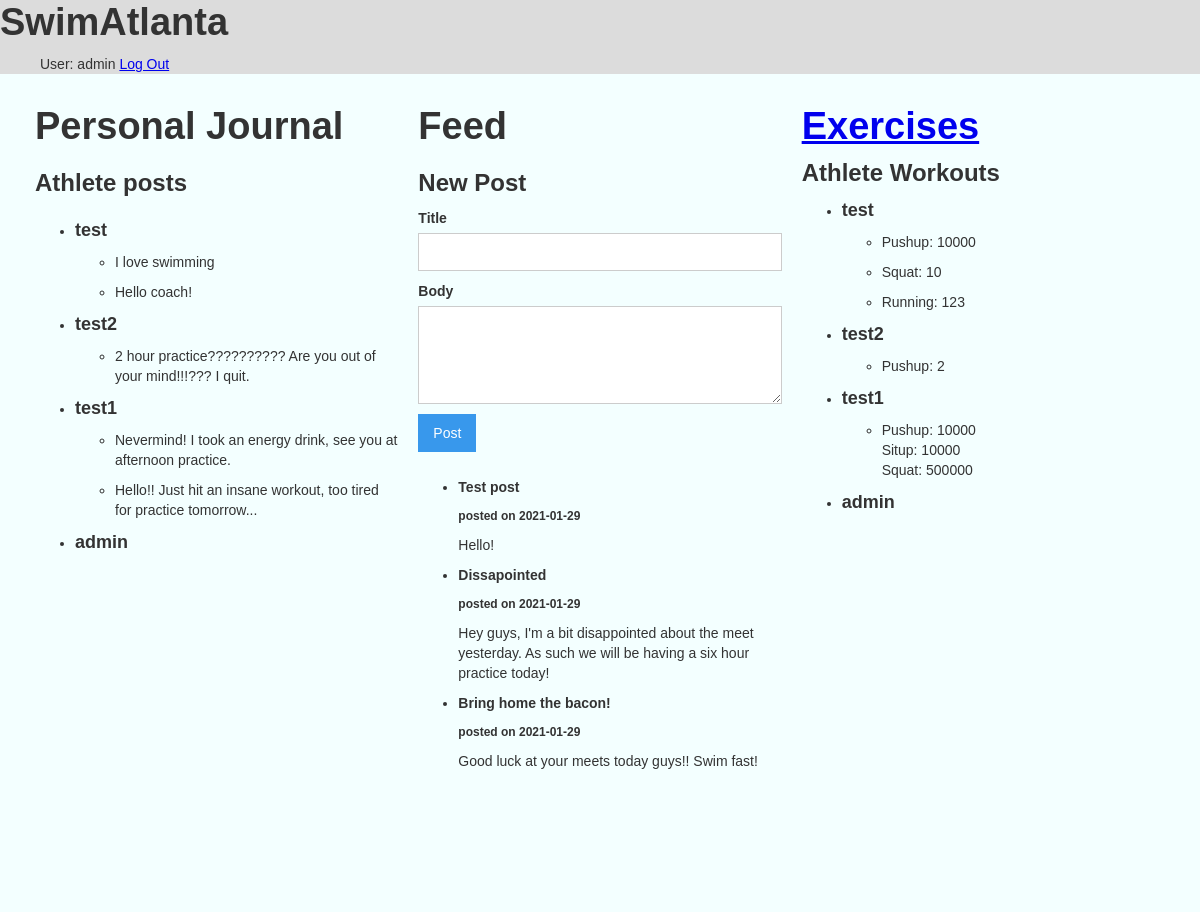
Screenshot of /home/coachHome (signed in) with the database file from the repository.
### tables this page shows
CREATE TABLE user (
  id INTEGER PRIMARY KEY AUTOINCREMENT,
  username TEXT UNIQUE NOT NULL,
  password TEXT NOT NULL,
  isCoach INTEGER DEFAULT 0,
  tags TEXT 
);

CREATE TABLE journalPosts (
    id INTEGER PRIMARY KEY AUTOINCREMENT,
    created TIMESTAMP NOT NULL DEFAULT CURRENT_TIMESTAMP,
    author_id INTEGER NOT NULL,
    body TEXT NOT NULL,
    FOREIGN KEY (author_id) REFERENCES user (id)
);

CREATE TABLE feedPosts (
    id INTEGER PRIMARY KEY AUTOINCREMENT,
    created TIMESTAMP NOT NULL DEFAULT CURRENT_TIMESTAMP,
    title TEXT NOT NULL,
    body TEXT NOT NULL,
    tag TEXT NOT NULL DEFAULT main
);

CREATE TABLE userWorkout (
    id INTEGER PRIMARY KEY AUTOINCREMENT,
    created TIMESTAMP NOT NULL DEFAULT CURRENT_TIMESTAMP,
    title TEXT NOT NULL,
    descript TEXT NOT NULL,
    author_id INTEGER NOT NULL,
    bodyData TEXT NOT NULL,
    FOREIGN KEY (author_id) REFERENCES user (id)

);

### website/coachHome.py (the view, shortened to what this page needs)
@bp.route('/home/coachHome', methods=('GET', 'POST'))
@login_required
def coachHome():
    db = get_db()
    if session["isCoach"] == 0:
        return redirect(url_for("home.home"))
    userList = db.execute(
        "SELECT id, username, isCoach"
        " FROM user"
        " ORDER BY id DESC"
    )
    feedPosts = db.execute(
        "SELECT title, body, created"
        " FROM feedPosts"
        " ORDER BY created DESC"
    ).fetchall()
    journalPosts = db.execute(
        'SELECT p.id, body, created, author_id, username'
        ' FROM journalPosts p JOIN user u ON p.author_id = u.id'
        ' ORDER BY created DESC'
    ).fetchall()
    exercises = db.execute(
        "SELECT title, descript"
        " From exercises"
        " ORDER BY title"
    ).fetchall()
    workouts = db.execute(
        "SELECT id, title, descript, author_id, bodyData"
        " From userWorkout"
        " ORDER BY created"
    ).fetchall()
    return render_template('home/coachHome.html', feedPosts=feedPosts,
                           journalPosts=journalPosts, exercises=exercises,
                           userList=list(userList), workouts=workouts)

### website/auth.py (called while the page is built)
@bp.before_app_request
def load_logged_in_user():
    user_id = session.get("user_id")
    if user_id is None:
        g.user = None
    else:
        g.user = (
            get_db().execute("SELECT * FROM user WHERE id = ?", (user_id,)).fetchone()
        )

def login_required(view):
    @functools.wraps(view)
    def wrapped_view(**kwargs):
        if g.user is None:
            return redirect(url_for('auth.login'))
        return view(**kwargs)
    return wrapped_view

### website/db.py (called while the page is built)
def get_db():
    if "db" not in g:
        g.db = sqlite3.connect(
            current_app.config["DATABASE"], detect_types=sqlite3.PARSE_DECLTYPES
        )
        g.db.row_factory = sqlite3.Row
    return g.db

### website/templates/home/coachHome.html (shortened to what this page needs)
{% extends 'base.html' %}
{% block content %}
<html>
<body style="background-color: #F3FFFF;">
    <div class="section">
        <div class="columns w-row">
            <div class="column-3 w-col w-col-4">
                <div>
                    <h1 class="heading-4">Personal Journal</h1>
                </div>
                <div>
                    <div class="div-block-3">
                        <h3>Athlete posts</h3>
                    </div>
                    <div class="div-block-2"  style="max-height: 100%;">
                        <ul role="list" class="list" style="overflow: auto; height: 700px;">
                            {% for user in userList %}
                            <div >
                                <li class="list-item">
                                    <h4 onclick="myFunction('{{user.username}}')">{{ user['username'] }}</h4>
                                    <div id={{user.username}} style="display: block;">
                                        <ul>
                                        {% for journal in journalPosts %}
                                            {% if journal['username'] == user['username'] %}
                                            <li>
                                                <p>{{ journal.body }}</p>
                                            </li>
                                            {% endif %}
                                        {% endfor %}
                                        </ul>
                                    </div>
                                </li>
                            </div>
                            {% endfor %}
                        </ul>
                    </div>
                </div>
            </div>
            <div class="column-2 w-col w-col-4">
                <div>
                    <div>
                        <h1 class="heading-3">Feed</h1>
                    </div>
                </div>
                <h3>New Post</h3>
                <div class="w-form">
                    <form method="post">
                        <label for="postTitle">Title</label>
                        <input name="postTitle" id="postTitle" required class="w-input">
                        <label for="postBody">Body</label>
                        <textarea name="postBody" id="postBody" rows="4" required class="w-input"></textarea>
                        <input type="submit" value="Post" class="w-button">
                    </form>
                </div>
                <div  style="max-height: 40%;">
                    <ul role="list" class="list-2" style="overflow: auto; height: 500px;">
                        {% for post in feedPosts %}
                        <li class="list-item">
                            <h5>{{ post['title'] }}</h5>
                            <h6>posted on {{ post['created'].strftime('%Y-%m-%d') }}</h6>
                            <p>{{ post['body'] }}</p>
                        </li>
                        {% endfor %}
                    </ul>
                </div>
            </div>
            <div class="column-4 w-col w-col-4">
                <div class="div-block-5">
                    <div class="div-block-4">
                        <div>
                            <h1 class="heading-2"><a href="{{ url_for('newExercise.newExercise') }}">Exercises</a></h1>
                        </div>
                        <div>
                            <h3 class="heading-2">Athlete Workouts</h3>
                        </div>
                        <div>
                        <ul>
                            {% for user in userList %}
                            <li>
                            <div>
                                <h4 onclick="myFunction('{{user.id}}')">{{ user['username'] }}</h4>
                                <div id={{user.id}}>
                                    <ul>
                                    {% for workout in workouts %}
                                        {% if workout['author_id'] == user['id']%}
                                            <li><p id="{{user.id}}  {{workout.id}}">{{ workout.descript }}</p></li>
                                        {% endif %}
                                    {% endfor %}
                                    </ul>
                                </div>
                            </div>
                            </li>
                            {% endfor %}
                        </ul>
                        </div>
                    </div>
                </div>
            </div>
        </div>
    </div>
</body>
</html>
{% endblock %}

### website/templates/base.html (shortened to what this page needs)
<!doctype html>
<head>
    <link rel="stylesheet" href="{{ url_for('static', filename='styles.css') }}">
</head>
<nav style="background-color: gainsboro; padding-top: 0; margin-top: 0;">
    <h1 class="headerText">SwimAtlanta</h1>
    <ul>
        <div>
            {% if g.user %}
            <span>User: {{ g.user['username'] }}</span>
            <a href="{{ url_for('auth.logout') }}">Log Out</a>
                {% else %}
            <li><a href="{{ url_for('auth.register') }}">Register</a>
            <li><a href="{{ url_for('auth.login') }}">Log In</a>
            {% endif %}
        </div>
    </ul>
</nav>
<section class="content">
    {% block content %}{% endblock %}
</section>

### website/static/styles.css (style rules this page uses)
html { font-family: sans-serif; -ms-text-size-adjust: 100%; -webkit-text-size-adjust: 100% }
body { margin: 0 }
article,aside,details,figcaption,figure,footer,header,hgroup,main,menu,nav,section,summary { display: block }
a { background-color: transparent }
h1 { font-size: 2em; margin: .67em 0 }
button,input,optgroup,select,textarea { color: inherit; font: inherit; margin: 0 }
input { line-height: normal }
textarea { overflow: auto }
* { -webkit-box-sizing: border-box; -moz-box-sizing: border-box; box-sizing: border-box }
html { height: 100% }
body { margin: 0; min-height: 100%; background-color: #fff; font-family: Arial,sans-serif; font-size: 14px; line-height: 20px; color: #333 }
.w-button { display: inline-block; padding: 9px 15px; background-color: #3898EC; color: white; border: 0; line-height: inherit; text-decoration: none; cursor: pointer; border-radius: 0 }
input.w-button { -webkit-appearance: button }
h1,h2,h3,h4,h5,h6 { font-weight: bold; margin-bottom: 10px }
h1 { font-size: 38px; line-height: 44px; margin-top: 0px }
h3 { font-size: 24px; line-height: 30px; margin-top: 20px }
h4 { font-size: 18px; line-height: 24px; margin-top: 10px }
h5 { font-size: 14px; line-height: 20px; margin-top: 10px }
h6 { font-size: 12px; line-height: 18px; margin-top: 10px }
p { margin-top: 0; margin-bottom: 10px }
ul,ol { margin-top: 0; margin-bottom: 10px; padding-left: 40px }
.w-form { margin: 0 0 15px }
label { display: block; margin-bottom: 5px; font-weight: bold }
.w-input,.w-select { display: block; width: 100%; height: 38px; padding: 8px 12px; margin-bottom: 10px; font-size: 14px; line-height: 1.42857143; color: #333333; vertical-align: middle; background-color: #ffffff; border: 1px solid #cccccc }
textarea.w-input,textarea.w-select { height: auto }
.w-row:before,.w-row:after { content: " "; display: table; grid-column-start: 1; grid-row-start: 1; grid-column-end: 2; grid-row-end: 2 }
.w-row:after { clear: both }
.w-col { position: relative; float: left; width: 100%; min-height: 1px; padding-left: 10px; padding-right: 10px }
.w-col-4 { width: 33.33333333% }
.list-item { overflow: visible; }
.list { overflow: auto; height: 480px; }
.div-block-2 { height: 95%; }
.div-block-3 { height: 5%; }
.list-2 { overflow: auto; height: 720px; }
.column-2 { height: 800px; padding-top: 20px; padding-bottom: 20px; -o-object-fit: fill; object-fit: fill; }
.columns { height: 90%; max-height: 50%; -o-object-fit: fill; object-fit: fill; }
.section { height: auto; padding-right: 25px; padding-left: 25px; }
.column-3 { height: 800px; padding-top: 20px; padding-bottom: 20px; }
.column-4 { height: 800px; padding-top: 20px; padding-bottom: 20px; }
.div-block-4 { height: 50%; }
.div-block-5 { height: 100%; }
.heading-2 { margin-top: 0px; }
.heading-3 { margin-top: 0px; }
.heading-4 { margin-top: 0px; }

### rows the page displays
user: user.username "admin", username "admin"
user: username "test"
journalPosts: body "I love swimming"
journalPosts: body "Hello coach!"
user: username "test2"
journalPosts: body "2 hour practice?????????? Are you out of your mind!!!??? I quit."
user: username "test1"
journalPosts: body "Nevermind! I took an energy drink, see you at afternoon practice."
journalPosts: body "Hello!! Just hit an insane workout, too tired for practice tomorrow..."
feedPosts: title "Test post", created "2021-01-29", body "Hello!"
feedPosts: title "Dissapointed", created "2021-01-29", body "Hey guys, I'm a bit disappointed about the meet yesterday. As such we will be having a six hour practice today!"
feedPosts: title "Bring home the bacon!", created "2021-01-29", body "Good luck at your meets today guys!! Swim fast!"
userWorkout: descript "Pushup: 10000"
userWorkout: descript "Squat: 10"
userWorkout: descript "Running: 123"
userWorkout: descript "Pushup: 2"
userWorkout: descript "Pushup: 10000"
